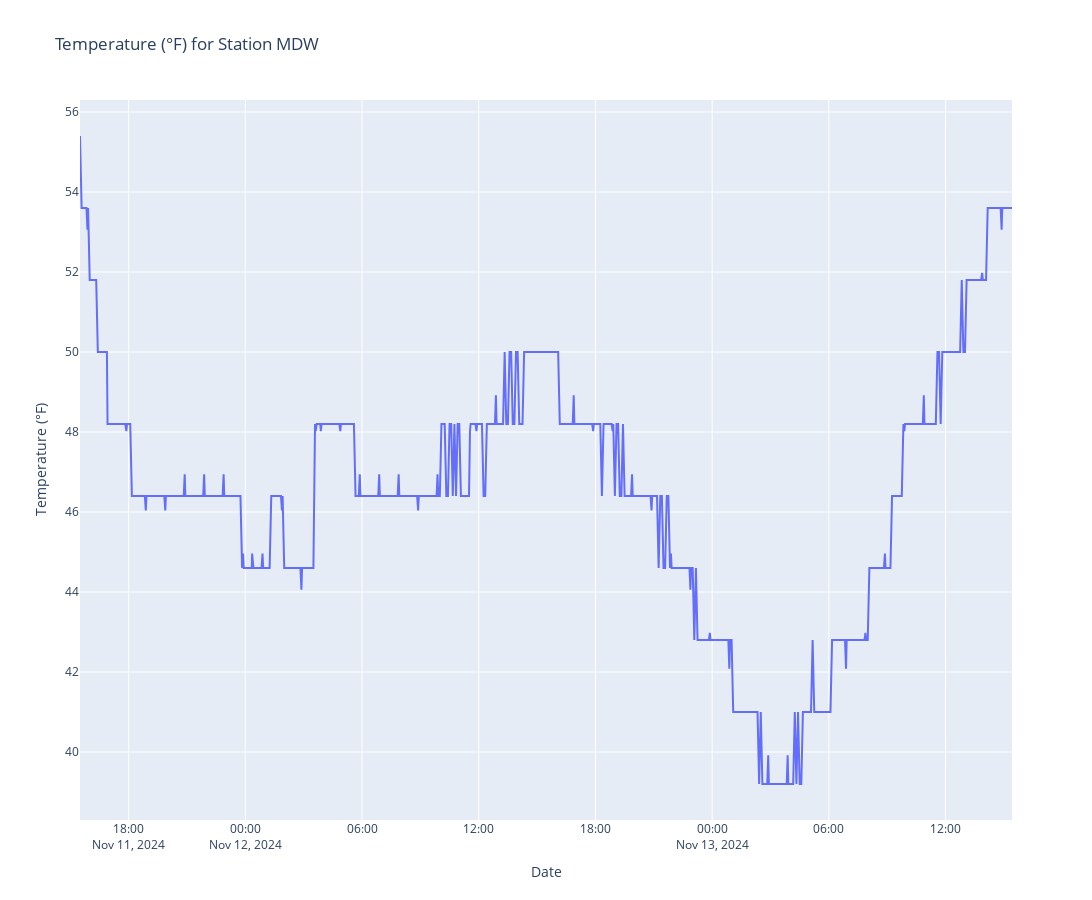

The cell this chart's notebook holds for it:
### Code cell
import pandas as pd
pd.options.plotting.backend = "plotly"

import plotly.express as px

fig = px.line(df, y="temperature", title=f"Temperature (°F) for Station {station}", width=1800, height=900)
fig.update_traces(mode="lines", hovertemplate=None)
fig.update_layout(hovermode="x")
fig.update_yaxes(title="Temperature (°F)")
fig.update_xaxes(title="Date")

fig.show()

### Figure 1 — Plotly figure (JSON) as saved in the notebook; plotly's stock layout.template omitted (floating-point values rounded to 4 significant figures; data arrays with more than 128 entries replaced by an {"elided": "..."} marker saying what was removed)
{"data": [{"legendgroup": "", "line": {"color": "#636efa", "dash": "solid"}, "marker": {"symbol": "circle"}, "mode": "lines", "name": "", "orientation": "v", "showlegend": false, "type": "scatter", "x": {"elided": "628 str values"}, "xaxis": "x", "y": {"elided": "628 float values"}, "yaxis": "y"}], "layout": {"height": 900, "hovermode": "x", "legend": {"tracegroupgap": 0}, "title": {"text": "Temperature (°F) for Station MDW"}, "width": 1800, "xaxis": {"anchor": "y", "domain": [0, 1], "title": {"text": "Date"}}, "yaxis": {"anchor": "x", "domain": [0, 1], "title": {"text": "Temperature (°F)"}}}}
